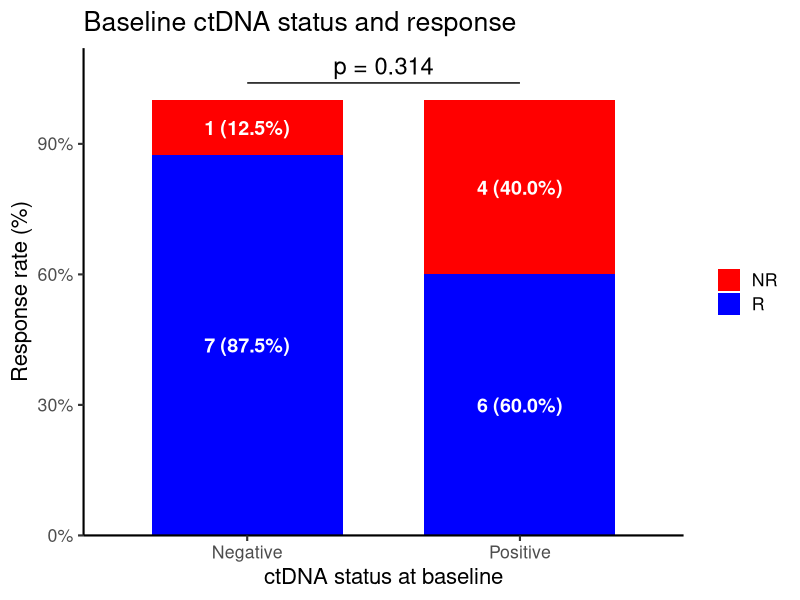
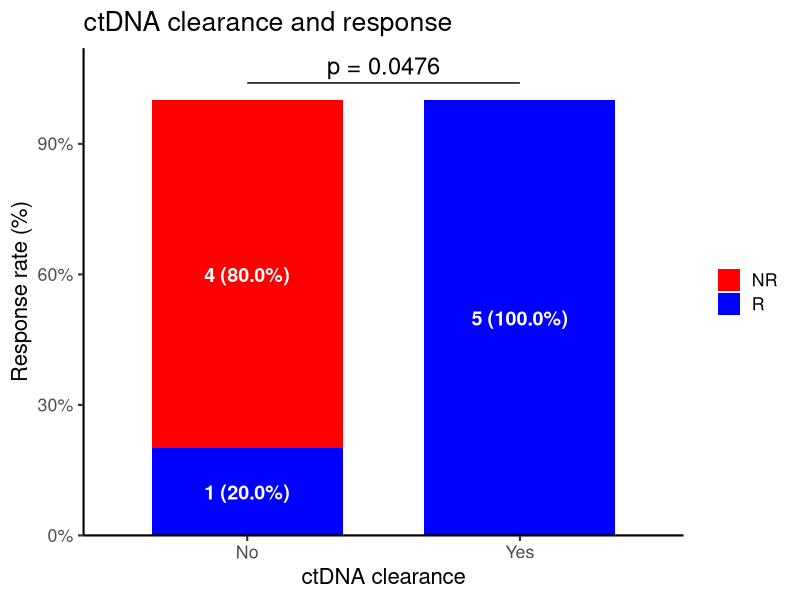
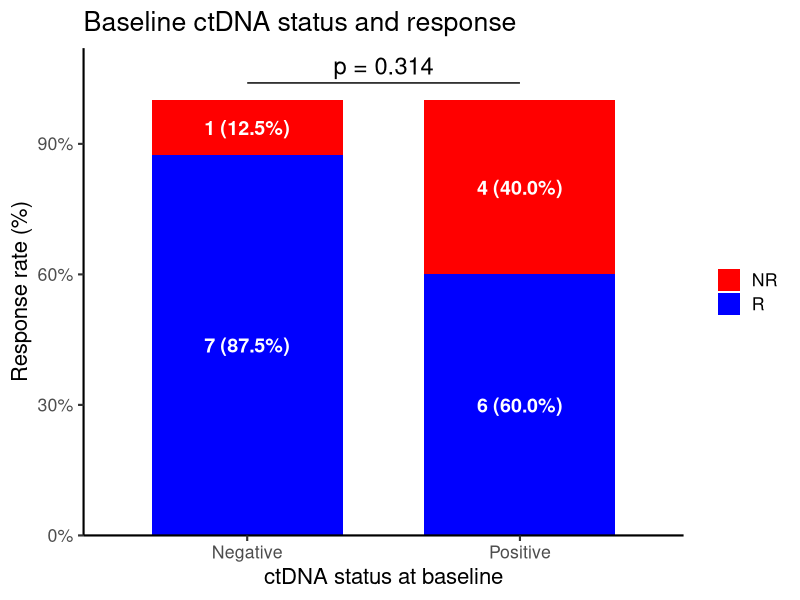
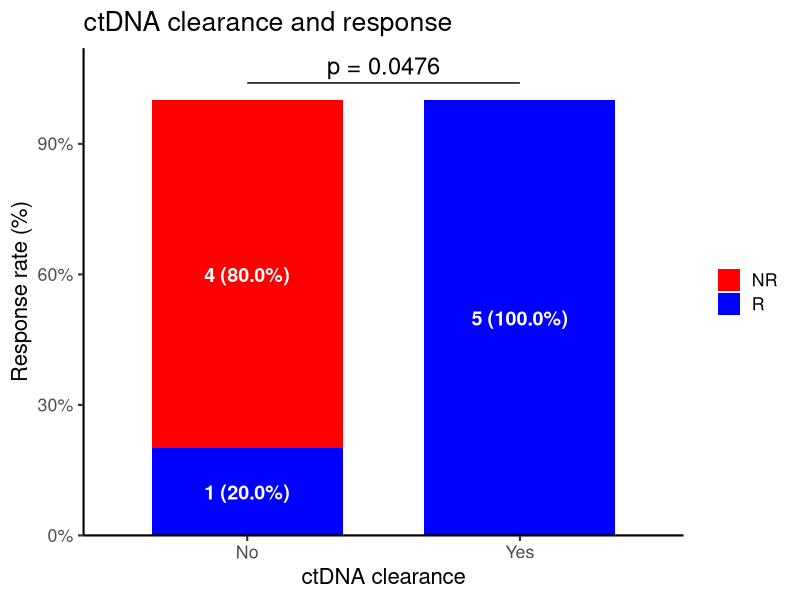

These figures' R source, in order:
# ============================================================
# FMT-LUMINate
# Association between ctDNA dynamics and clinical response
# ============================================================

# 1. PACKAGES ------------------------------------------------

library(readxl)
library(dplyr)
library(ggplot2)
library(scales)


# 2. DATA IMPORT ---------------------------------------------

df <- read_excel("ctDNA.xlsx")


# 3. RESPONSE ANALYSIS AND PLOTTING FUNCTION ------------------

plot_bar_fisher <- function(data, xvar, xlab, title) {
  
  # Patient selection
  df_plot <- data %>%
    filter(
      !is.na(.data[[xvar]]),
      .data[[xvar]] != "",
      !is.na(Response),
      Response %in% c("R", "NR")
    ) %>%
    distinct(`Patient ID`, .data[[xvar]], Response)
  
  # Fisher's exact test
  fisher_tab <- table(df_plot[[xvar]], df_plot$Response)
  fisher_p <- fisher.test(fisher_tab)$p.value
  
  # Response counts and proportions
  plot_data <- df_plot %>%
    count(.data[[xvar]], Response) %>%
    group_by(.data[[xvar]]) %>%
    mutate(
      total = sum(n),
      percent = n / total,
      label = paste0(n, " (", sprintf("%.1f", percent * 100), "%)")
    ) %>%
    ungroup()
  
  # Stacked bar plot
  ggplot(plot_data, aes(x = .data[[xvar]], y = percent, fill = Response)) +
    geom_col(width = 0.7) +
    geom_text(
      aes(label = label),
      position = position_stack(vjust = 0.5),
      color = "white",
      size = 5,
      fontface = "bold"
    ) +
    scale_y_continuous(
      labels = percent_format(accuracy = 1),
      limits = c(0, 1.12),
      expand = c(0, 0)
    ) +
    scale_fill_manual(values = c("NR" = "red", "R" = "blue")) +
    annotate(
      "segment",
      x = 1, xend = 2,
      y = 1.04, yend = 1.04
    ) +
    annotate(
      "text",
      x = 1.5,
      y = 1.08,
      label = paste0("p = ", signif(fisher_p, 3)),
      size = 6
    ) +
    labs(
      x = xlab,
      y = "Response rate (%)",
      title = title,
      fill = NULL
    ) +
    theme_classic(base_size = 16)
}


# 4. BASELINE ctDNA STATUS AND RESPONSE -----------------------

p1 <- plot_bar_fisher(
  df,
  xvar = "ctDNA status baseline",
  xlab = "ctDNA status at baseline",
  title = "Baseline ctDNA status and response"
)

p1


# 5. ctDNA CLEARANCE AND RESPONSE -----------------------------

p2 <- plot_bar_fisher(
  df,
  xvar = "ctDNA clearance",
  xlab = "ctDNA clearance",
  title = "ctDNA clearance and response"
)

p2


# 6. FIGURE EXPORT -------------------------------------------

ggsave("ctDNA_baseline_response.png", p1, width = 5, height = 6, dpi = 300)
ggsave("ctDNA_clearance_response.png", p2, width = 5, height = 6, dpi = 300)


# ============================================================
# END
# ============================================================
